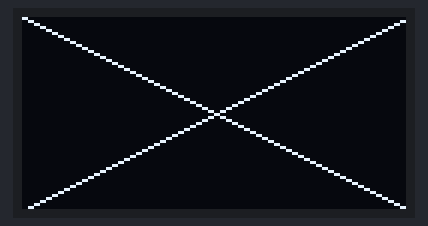
A sketch run on a simulated ESP8266 (NodeMCU). Parts: 128×64 one-colour display.

Above: at 0.1 s.

The sketch:

Exercise_05_01_Solution.ino
```cpp
// Include the correct display library
// For a connection via I2C using Wire include
#include <Wire.h>  // Only needed for Arduino 1.6.5 and earlier
#include "SSD1306Wire.h" // legacy include: `#include "SSD1306.h"`

SSD1306Wire  display(0x3c, D3, D4);

void setup() {
  Serial.begin(115200);
  display.init();

  display.clear();
  display.setColor(WHITE);
  display.drawLine(0, 0, 128, 64);
  display.drawLine(0, 64, 128, 0);
  display.display();

}

void loop() {

}
```
